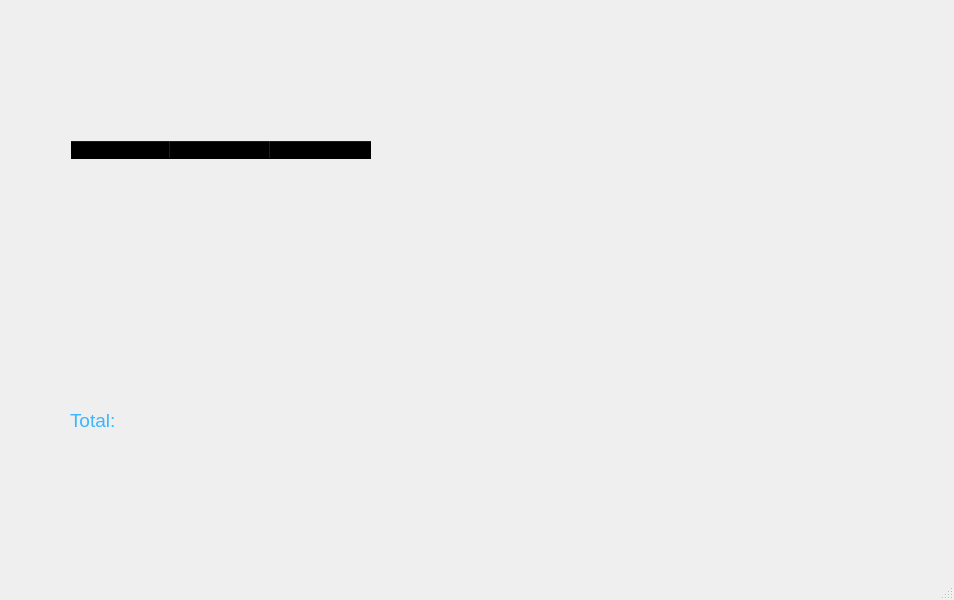
<?xml version="1.0" encoding="UTF-8"?>
<ui version="4.0">
 <class>MainWindow</class>
 <widget class="QMainWindow" name="MainWindow">
  <property name="geometry">
   <rect>
    <x>0</x>
    <y>0</y>
    <width>954</width>
    <height>600</height>
   </rect>
  </property>
  <property name="windowTitle">
   <string>Análises Estatísticas</string>
  </property>
  <widget class="QWidget" name="centralwidget">
   <widget class="QLabel" name="label">
    <property name="geometry">
     <rect>
      <x>0</x>
      <y>0</y>
      <width>961</width>
      <height>581</height>
     </rect>
    </property>
    <property name="text">
     <string/>
    </property>
    <property name="pixmap">
     <pixmap>C:/Users/mathe/Downloads/est.png</pixmap>
    </property>
    <property name="scaledContents">
     <bool>true</bool>
    </property>
   </widget>
   <widget class="QTableWidget" name="usuarios">
    <property name="geometry">
     <rect>
      <x>70</x>
      <y>140</y>
      <width>331</width>
      <height>241</height>
     </rect>
    </property>
    <property name="styleSheet">
     <string notr="true">background-color: rgba(255, 255, 255, 0);</string>
    </property>
    <column>
     <property name="text">
      <string>ID</string>
     </property>
    </column>
    <column>
     <property name="text">
      <string>Nome</string>
     </property>
    </column>
    <column>
     <property name="text">
      <string>Pedidos</string>
     </property>
    </column>
   </widget>
   <widget class="QLabel" name="forma">
    <property name="geometry">
     <rect>
      <x>570</x>
      <y>140</y>
      <width>281</width>
      <height>41</height>
     </rect>
    </property>
    <property name="font">
     <font>
      <pointsize>18</pointsize>
     </font>
    </property>
    <property name="text">
     <string/>
    </property>
   </widget>
   <widget class="QLabel" name="media">
    <property name="geometry">
     <rect>
      <x>570</x>
      <y>260</y>
      <width>281</width>
      <height>41</height>
     </rect>
    </property>
    <property name="font">
     <font>
      <pointsize>18</pointsize>
     </font>
    </property>
    <property name="text">
     <string/>
    </property>
   </widget>
   <widget class="QLabel" name="ano">
    <property name="geometry">
     <rect>
      <x>570</x>
      <y>380</y>
      <width>281</width>
      <height>41</height>
     </rect>
    </property>
    <property name="font">
     <font>
      <pointsize>18</pointsize>
     </font>
    </property>
    <property name="text">
     <string/>
    </property>
   </widget>
   <widget class="QLabel" name="mes">
    <property name="geometry">
     <rect>
      <x>570</x>
      <y>500</y>
      <width>281</width>
      <height>41</height>
     </rect>
    </property>
    <property name="font">
     <font>
      <pointsize>18</pointsize>
     </font>
    </property>
    <property name="text">
     <string/>
    </property>
   </widget>
   <widget class="QLabel" name="total">
    <property name="geometry">
     <rect>
      <x>70</x>
      <y>410</y>
      <width>341</width>
      <height>21</height>
     </rect>
    </property>
    <property name="font">
     <font>
      <pointsize>14</pointsize>
     </font>
    </property>
    <property name="styleSheet">
     <string notr="true">color: rgb(56, 182, 255);</string>
    </property>
    <property name="text">
     <string>Total:</string>
    </property>
   </widget>
   <widget class="QPushButton" name="pushButton">
    <property name="geometry">
     <rect>
      <x>50</x>
      <y>460</y>
      <width>361</width>
      <height>91</height>
     </rect>
    </property>
    <property name="cursor">
     <cursorShape>PointingHandCursor</cursorShape>
    </property>
    <property name="text">
     <string/>
    </property>
    <property name="flat">
     <bool>true</bool>
    </property>
   </widget>
  </widget>
  <widget class="QStatusBar" name="statusbar"/>
 </widget>
 <resources/>
 <connections/>
</ui>
